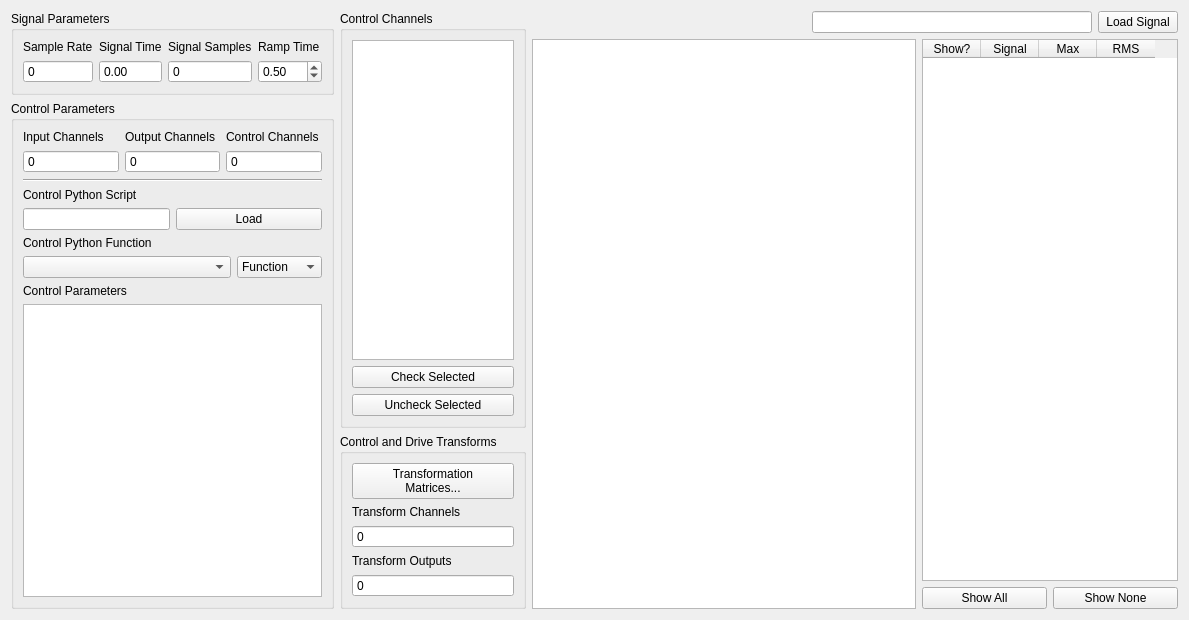
<?xml version="1.0" encoding="UTF-8"?>
<ui version="4.0">
 <class>Form</class>
 <widget class="QWidget" name="Form">
  <property name="geometry">
   <rect>
    <x>0</x>
    <y>0</y>
    <width>1189</width>
    <height>620</height>
   </rect>
  </property>
  <property name="windowTitle">
   <string>Form</string>
  </property>
  <layout class="QHBoxLayout" name="horizontalLayout">
   <item>
    <layout class="QVBoxLayout" name="parameters_layout">
     <item>
      <widget class="QGroupBox" name="signal_parameters_groupbox">
       <property name="title">
        <string>Signal Parameters</string>
       </property>
       <layout class="QGridLayout" name="gridLayout">
        <item row="0" column="2">
         <layout class="QVBoxLayout" name="signal_samples_layout">
          <item>
           <widget class="QLabel" name="signal_samples_label">
            <property name="text">
             <string>Signal Samples</string>
            </property>
           </widget>
          </item>
          <item>
           <widget class="QSpinBox" name="signal_samples_display">
            <property name="minimumSize">
             <size>
              <width>50</width>
              <height>0</height>
             </size>
            </property>
            <property name="toolTip">
             <string>&lt;html&gt;&lt;head/&gt;&lt;body&gt;&lt;p&gt;&lt;span style=&quot; font-weight:600;&quot;&gt;Signal Samples&lt;/span&gt;&lt;/p&gt;&lt;p&gt;The number of samples in the loaded signal&lt;/p&gt;&lt;/body&gt;&lt;/html&gt;</string>
            </property>
            <property name="readOnly">
             <bool>true</bool>
            </property>
            <property name="buttonSymbols">
             <enum>QAbstractSpinBox::NoButtons</enum>
            </property>
            <property name="maximum">
             <number>1000000000</number>
            </property>
           </widget>
          </item>
         </layout>
        </item>
        <item row="0" column="1">
         <layout class="QVBoxLayout" name="signal_time_layout">
          <item>
           <widget class="QLabel" name="signal_time_label">
            <property name="text">
             <string>Signal Time</string>
            </property>
           </widget>
          </item>
          <item>
           <widget class="QDoubleSpinBox" name="signal_time_display">
            <property name="toolTip">
             <string>&lt;html&gt;&lt;head/&gt;&lt;body&gt;&lt;p&gt;&lt;span style=&quot; font-weight:600;&quot;&gt;Signal Time&lt;/span&gt;&lt;/p&gt;&lt;p&gt;The time in seconds that the signal will take to generate&lt;/p&gt;&lt;/body&gt;&lt;/html&gt;</string>
            </property>
            <property name="readOnly">
             <bool>true</bool>
            </property>
            <property name="buttonSymbols">
             <enum>QAbstractSpinBox::NoButtons</enum>
            </property>
            <property name="maximum">
             <double>10000.000000000000000</double>
            </property>
           </widget>
          </item>
         </layout>
        </item>
        <item row="0" column="0">
         <layout class="QVBoxLayout" name="sample_rate_layout">
          <item>
           <widget class="QLabel" name="sample_rate_label">
            <property name="text">
             <string>Sample Rate</string>
            </property>
           </widget>
          </item>
          <item>
           <widget class="QSpinBox" name="sample_rate_display">
            <property name="minimumSize">
             <size>
              <width>50</width>
              <height>0</height>
             </size>
            </property>
            <property name="toolTip">
             <string>&lt;html&gt;&lt;head/&gt;&lt;body&gt;&lt;p&gt;&lt;span style=&quot; font-weight:600;&quot;&gt;Sample Rate&lt;/span&gt;&lt;/p&gt;&lt;p&gt;Sample rate of the data acquisition system.  This is for display only; the sample rate is set on the Data Acquisition Parameters tab&lt;/p&gt;&lt;/body&gt;&lt;/html&gt;</string>
            </property>
            <property name="readOnly">
             <bool>true</bool>
            </property>
            <property name="buttonSymbols">
             <enum>QAbstractSpinBox::NoButtons</enum>
            </property>
            <property name="maximum">
             <number>100000</number>
            </property>
           </widget>
          </item>
         </layout>
        </item>
        <item row="0" column="3">
         <layout class="QVBoxLayout" name="ramp_layout">
          <item>
           <widget class="QLabel" name="ramp_label">
            <property name="text">
             <string>Ramp Time</string>
            </property>
           </widget>
          </item>
          <item>
           <widget class="QDoubleSpinBox" name="ramp_selector">
            <property name="toolTip">
             <string>&lt;html&gt;&lt;head/&gt;&lt;body&gt;&lt;p&gt;&lt;span style=&quot; font-weight:600;&quot;&gt;Ramp Time&lt;/span&gt;&lt;/p&gt;&lt;p&gt;If the environment is cancelled manually, this is the time taken to reduce the signal to zero to prevent a hard stop of the excitation system, which could damage test equipment or articles.&lt;/p&gt;&lt;/body&gt;&lt;/html&gt;</string>
            </property>
            <property name="maximum">
             <double>300.000000000000000</double>
            </property>
            <property name="singleStep">
             <double>0.250000000000000</double>
            </property>
            <property name="value">
             <double>0.500000000000000</double>
            </property>
           </widget>
          </item>
         </layout>
        </item>
       </layout>
      </widget>
     </item>
     <item>
      <widget class="QGroupBox" name="control_parameters_groupbox">
       <property name="title">
        <string>Control Parameters</string>
       </property>
       <layout class="QGridLayout" name="gridLayout_7">
        <item row="0" column="0">
         <layout class="QVBoxLayout" name="input_channels_layout">
          <item>
           <widget class="QLabel" name="input_channels_label">
            <property name="text">
             <string>Input Channels</string>
            </property>
           </widget>
          </item>
          <item>
           <widget class="QSpinBox" name="input_channels_display">
            <property name="enabled">
             <bool>true</bool>
            </property>
            <property name="toolTip">
             <string>&lt;html&gt;&lt;head/&gt;&lt;body&gt;&lt;p&gt;&lt;span style=&quot; font-weight:600;&quot;&gt;Input Channels&lt;/span&gt;&lt;/p&gt;&lt;p&gt;A display showing the total number of physical channels this environment is measuring, including excitation channels and control channels.&lt;/p&gt;&lt;/body&gt;&lt;/html&gt;</string>
            </property>
            <property name="readOnly">
             <bool>true</bool>
            </property>
            <property name="buttonSymbols">
             <enum>QAbstractSpinBox::NoButtons</enum>
            </property>
            <property name="prefix">
             <string/>
            </property>
            <property name="maximum">
             <number>1000000</number>
            </property>
           </widget>
          </item>
         </layout>
        </item>
        <item row="0" column="1">
         <layout class="QVBoxLayout" name="output_channels_layout">
          <item>
           <widget class="QLabel" name="output_channels_label">
            <property name="text">
             <string>Output Channels</string>
            </property>
           </widget>
          </item>
          <item>
           <widget class="QSpinBox" name="output_channels_display">
            <property name="enabled">
             <bool>true</bool>
            </property>
            <property name="toolTip">
             <string>&lt;html&gt;&lt;head/&gt;&lt;body&gt;&lt;p&gt;&lt;span style=&quot; font-weight:600;&quot;&gt;Output Channels&lt;/span&gt;&lt;/p&gt;&lt;p&gt;A display showing the total number of physical channels this environment is outputting to excitation devices such as vibration shakers.&lt;/p&gt;&lt;/body&gt;&lt;/html&gt;</string>
            </property>
            <property name="readOnly">
             <bool>true</bool>
            </property>
            <property name="buttonSymbols">
             <enum>QAbstractSpinBox::NoButtons</enum>
            </property>
            <property name="prefix">
             <string/>
            </property>
            <property name="maximum">
             <number>1000000</number>
            </property>
           </widget>
          </item>
         </layout>
        </item>
        <item row="0" column="2">
         <layout class="QVBoxLayout" name="control_channels_layout">
          <item>
           <widget class="QLabel" name="control_channels_label">
            <property name="text">
             <string>Control Channels</string>
            </property>
           </widget>
          </item>
          <item>
           <widget class="QSpinBox" name="control_channels_display">
            <property name="enabled">
             <bool>true</bool>
            </property>
            <property name="toolTip">
             <string>&lt;html&gt;&lt;head/&gt;&lt;body&gt;&lt;p&gt;&lt;span style=&quot; font-weight:600;&quot;&gt;Control Channels&lt;/span&gt;&lt;/p&gt;&lt;p&gt;A display showing the total number of physical channels this environment is controlling to.&lt;/p&gt;&lt;/body&gt;&lt;/html&gt;</string>
            </property>
            <property name="readOnly">
             <bool>true</bool>
            </property>
            <property name="buttonSymbols">
             <enum>QAbstractSpinBox::NoButtons</enum>
            </property>
            <property name="prefix">
             <string/>
            </property>
            <property name="maximum">
             <number>1000000</number>
            </property>
           </widget>
          </item>
         </layout>
        </item>
        <item row="2" column="0" colspan="3">
         <layout class="QVBoxLayout" name="control_script_vertical_layout">
          <item>
           <widget class="QLabel" name="control_script_label">
            <property name="text">
             <string>Control Python Script</string>
            </property>
           </widget>
          </item>
          <item>
           <layout class="QHBoxLayout" name="control_script_horizontal_layout">
            <item>
             <widget class="QLineEdit" name="control_script_file_path_input">
              <property name="sizePolicy">
               <sizepolicy hsizetype="Minimum" vsizetype="Fixed">
                <horstretch>0</horstretch>
                <verstretch>0</verstretch>
               </sizepolicy>
              </property>
              <property name="toolTip">
               <string>&lt;html&gt;&lt;head/&gt;&lt;body&gt;&lt;p&gt;&lt;span style=&quot; font-weight:600;&quot;&gt;Control Python Script&lt;/span&gt;&lt;/p&gt;&lt;p&gt;Python script used to specify the control law.&lt;/p&gt;&lt;/body&gt;&lt;/html&gt;</string>
              </property>
              <property name="readOnly">
               <bool>true</bool>
              </property>
             </widget>
            </item>
            <item>
             <widget class="QPushButton" name="control_script_load_file_button">
              <property name="toolTip">
               <string>&lt;html&gt;&lt;head/&gt;&lt;body&gt;&lt;p&gt;&lt;span style=&quot; font-weight:600;&quot;&gt;Load&lt;/span&gt;&lt;/p&gt;&lt;p&gt;Opens a file dialog to load in a Python script containing the control law.&lt;/p&gt;&lt;/body&gt;&lt;/html&gt;</string>
              </property>
              <property name="text">
               <string>Load</string>
              </property>
             </widget>
            </item>
           </layout>
          </item>
         </layout>
        </item>
        <item row="4" column="0" colspan="3">
         <layout class="QVBoxLayout" name="control_parameters_layout">
          <item>
           <widget class="QLabel" name="control_parameters_label">
            <property name="text">
             <string>Control Parameters</string>
            </property>
           </widget>
          </item>
          <item>
           <widget class="QTextEdit" name="control_parameters_text_input">
            <property name="toolTip">
             <string>&lt;html&gt;&lt;head/&gt;&lt;body&gt;&lt;p&gt;&lt;span style=&quot; font-weight:600;&quot;&gt;Control Parameters&lt;/span&gt;&lt;/p&gt;&lt;p&gt;Any additional parameters needed by the control law are entered in this text box. It is up to the control law to prescribe what is needed to be defined in this box. The data entered into this box will be passed to the control law as a string to the &amp;quot;extra_parameters&amp;quot; argument. Control laws should parse this string to extract needed information.&lt;/p&gt;&lt;/body&gt;&lt;/html&gt;</string>
            </property>
            <property name="lineWrapMode">
             <enum>QTextEdit::NoWrap</enum>
            </property>
            <property name="acceptRichText">
             <bool>false</bool>
            </property>
           </widget>
          </item>
         </layout>
        </item>
        <item row="3" column="0" colspan="3">
         <layout class="QVBoxLayout" name="control_function_layout">
          <item>
           <widget class="QLabel" name="control_function_label">
            <property name="text">
             <string>Control Python Function</string>
            </property>
           </widget>
          </item>
          <item>
           <layout class="QHBoxLayout" name="control_function_generator_layout">
            <item>
             <widget class="QComboBox" name="control_function_input">
              <property name="sizePolicy">
               <sizepolicy hsizetype="MinimumExpanding" vsizetype="Fixed">
                <horstretch>0</horstretch>
                <verstretch>0</verstretch>
               </sizepolicy>
              </property>
              <property name="toolTip">
               <string>&lt;html&gt;&lt;head/&gt;&lt;body&gt;&lt;p&gt;&lt;span style=&quot; font-weight:600;&quot;&gt;Control Python Function&lt;/span&gt;&lt;/p&gt;&lt;p&gt;Selects the function, generator function, or class in the Python script to use as the control law.&lt;/p&gt;&lt;/body&gt;&lt;/html&gt;</string>
              </property>
             </widget>
            </item>
            <item>
             <widget class="QComboBox" name="control_function_generator_selector">
              <property name="sizePolicy">
               <sizepolicy hsizetype="Minimum" vsizetype="Fixed">
                <horstretch>0</horstretch>
                <verstretch>0</verstretch>
               </sizepolicy>
              </property>
              <property name="toolTip">
               <string>&lt;html&gt;&lt;head/&gt;&lt;body&gt;&lt;p&gt;&lt;span style=&quot; font-weight:600;&quot;&gt;Control Type&lt;/span&gt;&lt;/p&gt;&lt;p&gt;Select if the selected control law is a Function, Generator, Class, or Interactive Class.  This should be detected automatically by inspection; users should not have to adjust this.&lt;/p&gt;&lt;/body&gt;&lt;/html&gt;</string>
              </property>
              <item>
               <property name="text">
                <string>Function</string>
               </property>
              </item>
              <item>
               <property name="text">
                <string>Generator</string>
               </property>
              </item>
              <item>
               <property name="text">
                <string>Class</string>
               </property>
              </item>
              <item>
               <property name="text">
                <string>Interactive</string>
               </property>
              </item>
             </widget>
            </item>
           </layout>
          </item>
         </layout>
        </item>
        <item row="1" column="0" colspan="3">
         <widget class="Line" name="control_separator">
          <property name="orientation">
           <enum>Qt::Horizontal</enum>
          </property>
         </widget>
        </item>
       </layout>
      </widget>
     </item>
    </layout>
   </item>
   <item>
    <layout class="QVBoxLayout" name="channels_layout">
     <item>
      <widget class="QGroupBox" name="control_channels_groupbox">
       <property name="title">
        <string>Control Channels</string>
       </property>
       <layout class="QVBoxLayout" name="verticalLayout_3">
        <item>
         <widget class="QListWidget" name="control_channels_selector">
          <property name="sizePolicy">
           <sizepolicy hsizetype="Minimum" vsizetype="Expanding">
            <horstretch>0</horstretch>
            <verstretch>0</verstretch>
           </sizepolicy>
          </property>
          <property name="toolTip">
           <string>&lt;html&gt;&lt;head/&gt;&lt;body&gt;&lt;p&gt;&lt;span style=&quot; font-weight:600;&quot;&gt;Control Channels&lt;/span&gt;&lt;/p&gt;&lt;p&gt;Channels that are checked will be used as the control channels for this environment.  The control channels should be ordered in the specification the same way they are ordered in this list.  For example, the first row and column of the specification CPSD matrix will correspond to the first checked channel in this list.&lt;/p&gt;&lt;/body&gt;&lt;/html&gt;</string>
          </property>
          <property name="sizeAdjustPolicy">
           <enum>QAbstractScrollArea::AdjustToContents</enum>
          </property>
          <property name="selectionMode">
           <enum>QAbstractItemView::ExtendedSelection</enum>
          </property>
         </widget>
        </item>
        <item>
         <widget class="QPushButton" name="check_selected_button">
          <property name="toolTip">
           <string>&lt;html&gt;&lt;head/&gt;&lt;body&gt;&lt;p&gt;&lt;span style=&quot; font-weight:600;&quot;&gt;Check Selected&lt;/span&gt;&lt;/p&gt;&lt;p&gt;When clicked, any selected channels in the Control Channels list will be checked, and therefore used as control channels in the environment.&lt;/p&gt;&lt;/body&gt;&lt;/html&gt;</string>
          </property>
          <property name="text">
           <string>Check Selected</string>
          </property>
         </widget>
        </item>
        <item>
         <widget class="QPushButton" name="uncheck_selected_button">
          <property name="toolTip">
           <string>&lt;html&gt;&lt;head/&gt;&lt;body&gt;&lt;p&gt;&lt;span style=&quot; font-weight:600;&quot;&gt;Uncheck Selected&lt;/span&gt;&lt;/p&gt;&lt;p&gt;When clicked, any selected channels in the Control Channels list will be unchecked, and therefore not used as control channels in the environment.&lt;/p&gt;&lt;/body&gt;&lt;/html&gt;</string>
          </property>
          <property name="text">
           <string>Uncheck Selected</string>
          </property>
         </widget>
        </item>
       </layout>
      </widget>
     </item>
     <item>
      <widget class="QGroupBox" name="transformation_matrices_groupbox">
       <property name="title">
        <string>Control and Drive Transforms</string>
       </property>
       <layout class="QVBoxLayout" name="verticalLayout_5">
        <item>
         <widget class="QPushButton" name="transformation_matrices_button">
          <property name="toolTip">
           <string>&lt;html&gt;&lt;head/&gt;&lt;body&gt;&lt;p&gt;&lt;span style=&quot; font-weight:600;&quot;&gt;Transformation Matrices...&lt;/span&gt;&lt;/p&gt;&lt;p&gt;Open the transformation matrix dialog to allow specification of transformations to virtual control or virtual excitation channels.&lt;/p&gt;&lt;/body&gt;&lt;/html&gt;</string>
          </property>
          <property name="text">
           <string>Transformation
Matrices...</string>
          </property>
         </widget>
        </item>
        <item>
         <layout class="QVBoxLayout" name="transform_channels_layout">
          <item>
           <widget class="QLabel" name="transform_channels_label">
            <property name="text">
             <string>Transform Channels</string>
            </property>
           </widget>
          </item>
          <item>
           <widget class="QSpinBox" name="transform_channels_display">
            <property name="enabled">
             <bool>true</bool>
            </property>
            <property name="toolTip">
             <string>&lt;html&gt;&lt;head/&gt;&lt;body&gt;&lt;p&gt;&lt;span style=&quot; font-weight:600;&quot;&gt;Transform Controls&lt;/span&gt;&lt;/p&gt;&lt;p&gt;A display showing the number of virtual control channels in the environment due to transformation matrices applied to the physical control channels.&lt;/p&gt;&lt;/body&gt;&lt;/html&gt;</string>
            </property>
            <property name="readOnly">
             <bool>true</bool>
            </property>
            <property name="buttonSymbols">
             <enum>QAbstractSpinBox::NoButtons</enum>
            </property>
            <property name="prefix">
             <string/>
            </property>
            <property name="maximum">
             <number>1000000</number>
            </property>
           </widget>
          </item>
         </layout>
        </item>
        <item>
         <layout class="QVBoxLayout" name="transform_outputs_layout">
          <item>
           <widget class="QLabel" name="transform_outputs_label">
            <property name="text">
             <string>Transform Outputs</string>
            </property>
           </widget>
          </item>
          <item>
           <widget class="QSpinBox" name="transform_outputs_display">
            <property name="enabled">
             <bool>true</bool>
            </property>
            <property name="toolTip">
             <string>&lt;html&gt;&lt;head/&gt;&lt;body&gt;&lt;p&gt;&lt;span style=&quot; font-weight:600;&quot;&gt;Transform Outputs&lt;/span&gt;&lt;/p&gt;&lt;p&gt;A display showing the number of virtual excitation channels in the environment due to transformation matrices applied to the physical excitation channels.&lt;/p&gt;&lt;/body&gt;&lt;/html&gt;</string>
            </property>
            <property name="readOnly">
             <bool>true</bool>
            </property>
            <property name="buttonSymbols">
             <enum>QAbstractSpinBox::NoButtons</enum>
            </property>
            <property name="prefix">
             <string/>
            </property>
            <property name="maximum">
             <number>1000000</number>
            </property>
           </widget>
          </item>
         </layout>
        </item>
       </layout>
      </widget>
     </item>
    </layout>
   </item>
   <item>
    <layout class="QVBoxLayout" name="verticalLayout">
     <item>
      <layout class="QHBoxLayout" name="load_signal_layout">
       <item>
        <spacer name="load_signal_spacer">
         <property name="orientation">
          <enum>Qt::Horizontal</enum>
         </property>
         <property name="sizeHint" stdset="0">
          <size>
           <width>40</width>
           <height>20</height>
          </size>
         </property>
        </spacer>
       </item>
       <item>
        <widget class="QLineEdit" name="signal_file_name_display">
         <property name="toolTip">
          <string>&lt;html&gt;&lt;head/&gt;&lt;body&gt;&lt;p&gt;&lt;span style=&quot; font-weight:600;&quot;&gt;Signal Filename&lt;/span&gt;&lt;/p&gt;&lt;p&gt;Filename from which the control signal was loaded&lt;/p&gt;&lt;/body&gt;&lt;/html&gt;</string>
         </property>
         <property name="readOnly">
          <bool>true</bool>
         </property>
        </widget>
       </item>
       <item>
        <widget class="QPushButton" name="load_signal_button">
         <property name="toolTip">
          <string>&lt;html&gt;&lt;head/&gt;&lt;body&gt;&lt;p&gt;&lt;span style=&quot; font-weight:600;&quot;&gt;Load Signal&lt;/span&gt;&lt;/p&gt;&lt;p&gt;Opens a file dialog allowing the user to select a file containing the signals that will be used as the control targets for this environment.&lt;/p&gt;&lt;/body&gt;&lt;/html&gt;</string>
         </property>
         <property name="text">
          <string>Load Signal</string>
         </property>
        </widget>
       </item>
      </layout>
     </item>
     <item>
      <layout class="QHBoxLayout" name="signal_display_layout">
       <item>
        <widget class="PlotWidget" name="signal_display_plot">
         <property name="toolTip">
          <string>&lt;html&gt;&lt;head/&gt;&lt;body&gt;&lt;p&gt;&lt;span style=&quot; font-weight:600;&quot;&gt;Specification Plot&lt;/span&gt;&lt;/p&gt;&lt;p&gt;Displays the time signals that the environment will try to reproduce on the control channels.  Individual signals can be displayed or hidden by checking the relevant box in the Specification Signal Table.&lt;/p&gt;&lt;/body&gt;&lt;/html&gt;</string>
         </property>
        </widget>
       </item>
       <item>
        <layout class="QVBoxLayout" name="signal_table_layout">
         <item>
          <widget class="QTableWidget" name="signal_information_table">
           <property name="sizePolicy">
            <sizepolicy hsizetype="Preferred" vsizetype="Expanding">
             <horstretch>0</horstretch>
             <verstretch>0</verstretch>
            </sizepolicy>
           </property>
           <property name="toolTip">
            <string>&lt;html&gt;&lt;head/&gt;&lt;body&gt;&lt;p&gt;&lt;span style=&quot; font-weight:600;&quot;&gt;Specification Signal Table&lt;/span&gt;&lt;/p&gt;&lt;p&gt;A table showing the different signals defined in the specification.  Individual signals can be shown or hidden by checking or unchecking the check box in the Show? column.&lt;/p&gt;&lt;/body&gt;&lt;/html&gt;</string>
           </property>
           <attribute name="horizontalHeaderDefaultSectionSize">
            <number>58</number>
           </attribute>
           <column>
            <property name="text">
             <string>Show?</string>
            </property>
            <property name="toolTip">
             <string>&lt;html&gt;&lt;head/&gt;&lt;body&gt;&lt;p&gt;&lt;span style=&quot; font-weight:600;&quot;&gt;Show?&lt;/span&gt;&lt;/p&gt;&lt;p&gt;If the checkbox is checked, the signal will be shown on the Specification Plot.&lt;/p&gt;&lt;/body&gt;&lt;/html&gt;</string>
            </property>
           </column>
           <column>
            <property name="text">
             <string>Signal</string>
            </property>
            <property name="toolTip">
             <string>&lt;html&gt;&lt;head/&gt;&lt;body&gt;&lt;p&gt;&lt;span style=&quot; font-weight:600;&quot;&gt;Signal&lt;/span&gt;&lt;/p&gt;&lt;p&gt;The name of the signal in the environment.&lt;/p&gt;&lt;/body&gt;&lt;/html&gt;</string>
            </property>
           </column>
           <column>
            <property name="text">
             <string>Max</string>
            </property>
            <property name="toolTip">
             <string>&lt;html&gt;&lt;head/&gt;&lt;body&gt;&lt;p&gt;&lt;span style=&quot; font-weight:600;&quot;&gt;Max&lt;/span&gt;&lt;/p&gt;&lt;p&gt;The maximum absolute value of each signal&lt;/p&gt;&lt;/body&gt;&lt;/html&gt;</string>
            </property>
           </column>
           <column>
            <property name="text">
             <string>RMS</string>
            </property>
            <property name="toolTip">
             <string>&lt;html&gt;&lt;head/&gt;&lt;body&gt;&lt;p&gt;&lt;span style=&quot; font-weight:600;&quot;&gt;RMS&lt;/span&gt;&lt;/p&gt;&lt;p&gt;The root-mean-square value of the signal&lt;/p&gt;&lt;/body&gt;&lt;/html&gt;</string>
            </property>
           </column>
          </widget>
         </item>
         <item>
          <layout class="QHBoxLayout" name="signal_table_button_layout">
           <item>
            <widget class="QPushButton" name="show_all_button">
             <property name="toolTip">
              <string>&lt;html&gt;&lt;head/&gt;&lt;body&gt;&lt;p&gt;&lt;span style=&quot; font-weight:600;&quot;&gt;Show All&lt;/span&gt;&lt;/p&gt;&lt;p&gt;Shows all signals in the specification plot&lt;/p&gt;&lt;/body&gt;&lt;/html&gt;</string>
             </property>
             <property name="text">
              <string>Show All</string>
             </property>
            </widget>
           </item>
           <item>
            <widget class="QPushButton" name="show_none_button">
             <property name="toolTip">
              <string>&lt;html&gt;&lt;head/&gt;&lt;body&gt;&lt;p&gt;&lt;span style=&quot; font-weight:600;&quot;&gt;Show None&lt;/span&gt;&lt;/p&gt;&lt;p&gt;Hides all channels in the specification plot&lt;/p&gt;&lt;/body&gt;&lt;/html&gt;</string>
             </property>
             <property name="text">
              <string>Show None</string>
             </property>
            </widget>
           </item>
          </layout>
         </item>
        </layout>
       </item>
      </layout>
     </item>
    </layout>
   </item>
  </layout>
 </widget>
 <customwidgets>
  <customwidget>
   <class>PlotWidget</class>
   <extends>QGraphicsView</extends>
   <header location="global">pyqtgraph</header>
  </customwidget>
 </customwidgets>
 <resources/>
 <connections/>
</ui>
